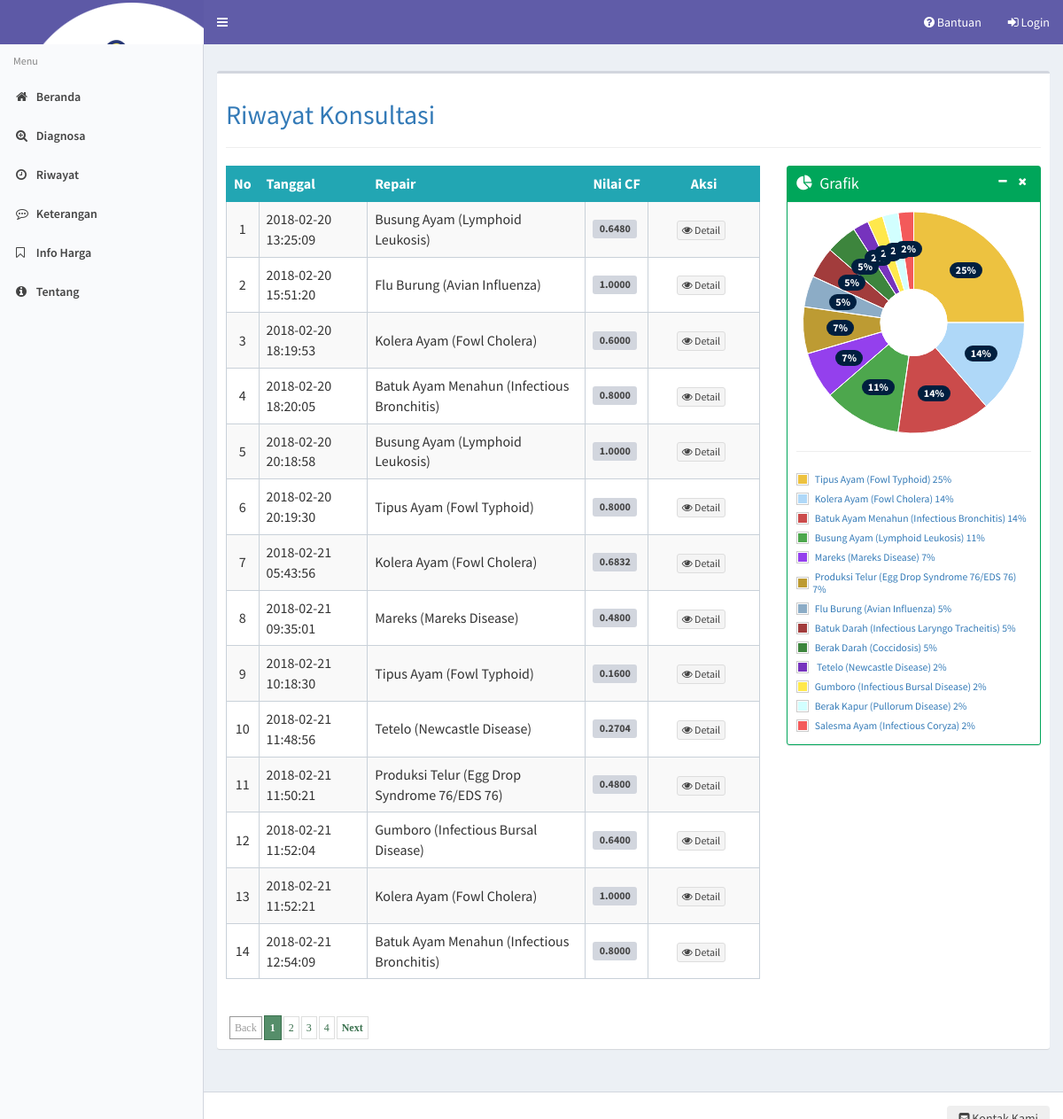
/riwayat, run on the app's committed database.
### tables this page shows
CREATE TABLE `hasil` (
  `id_hasil` int(11) NOT NULL,
  `tanggal` varchar(50) NOT NULL DEFAULT '0',
  `repair` text NOT NULL,
  `incident` text NOT NULL,
  `hasil_id` int(11) NOT NULL,
  `hasil_nilai` varchar(16) NOT NULL
);

### modul/riwayat/riwayat.php (the view, shortened to what this page needs)
<h2 class='text text-primary'>Riwayat Konsultasi</h2>
<hr>
<?php
switch ($_GET['act'] ?? '') {
    default:
        $offset = $_GET['offset'] ?? 0;
        $limit = 15;
        $sqlpkt = mysqli_query($conn,"SELECT * FROM repair order by kode_repair+0");
        while ($rpkt = mysqli_fetch_array($sqlpkt)) {
            $arpkt[$rpkt['kode_repair']] = $rpkt['nama_repair'];
        }
        $tampil = mysqli_query($conn,"SELECT * FROM hasil ORDER BY id_hasil");
        $baris = mysqli_num_rows($tampil);
        if ($baris > 0) {
            echo"<div class='row'><div class='col-md-8'><table class='table table-bordered table-striped riwayat' style='overflow-x=auto' cellpadding='0' cellspacing='0'>
          <thead>
            <tr>
              <th>No</th>
              <th>Tanggal</th>
              <th>Repair</th>
              <th nowrap>Nilai CF</th>
              <th width='21%' class='text-center'>Aksi</th>
            </tr>
          </thead>
		  <tbody>
		  ";
            $hasil = mysqli_query($conn,"SELECT * FROM hasil ORDER BY id_hasil limit $offset,$limit");
            $no = 1 + $offset;
            $counter = 1;
            while ($r = mysqli_fetch_array($hasil)) {
              if ($r['hasil_id'] > 0){
                if ($counter % 2 == 0)
                    $warna = "dark";
                else
                    $warna = "light";
                echo "<tr class='" . $warna . "'>
			 <td align=center>$no</td>
			 <td>$r[tanggal]</td>
			 <td>" . $arpkt[$r['hasil_id']] . "</td>
			 <td><span class='label label-default'>" . $r['hasil_nilai'] . "</span></td>
			 <td align=center>
			 <a type='button' class='btn btn-default btn-xs' target='_blank' href=riwayat-detail/$r[id_hasil]><i class='fa fa-eye' aria-hidden='true'></i> Detail </a> &nbsp;
	         </td></tr>";
                $no++;
                $counter++;
            }
            }
            echo "</tbody></table></div>";
            ?>
            <div class="col-md-4">
              <div class="box box-success box-solid">
                <div class="box-header with-border">
                  <i class="fa fa-pie-chart"></i>
                  <h3 class="box-title">Grafik</h3>
                  <div class="box-tools pull-right">
                    <button type="button" class="btn btn-box-tool" data-widget="collapse"><i class="fa fa-minus"></i>
                    </button>
                    <button type="button" class="btn btn-box-tool" data-widget="remove"><i class="fa fa-times"></i></button>
                  </div>
                </div>
                <div class="box-body">
                  <div id="donut-chart" class="chart" style="width:100%;height:250px;"></div>
                  <hr>
                  <div id="legend-container"></div>
                </div>
              </div>
            </div>
            <?php
            echo "</div><div class='col-md-12'><div class='row'><div class=paging>";
            if ($offset != 0) {
                $prevoffset = $offset - $limit;
                echo "<span class=prevnext> <a href=index.php?module=riwayat&offset=$prevoffset>Back</a></span>";
            } else {
                echo "<span class=disabled>Back</span>";
            }
            $halaman = intval($baris / $limit);
            if ($baris % $limit) {
                $halaman++;
            }
            for ($i = 1; $i <= $halaman; $i++) {
                $newoffset = $limit * ($i - 1);
                if ($offset != $newoffset) {
                    echo "<a href=index.php?module=riwayat&offset=$newoffset>$i</a>";
                } else {
                    echo "<span class=current>" . $i . "</span>";
                }
            }
            if (!(($offset / $limit) + 1 == $halaman) && $halaman != 1) {
                $newoffset = $offset + $limit;
                echo "<span class=prevnext><a href=index.php?module=riwayat&offset=$newoffset>Next</a>";
            } else {
                echo "<span class=disabled>Next</span>";
            }
            echo "</div></div></div>";
        } else {
            echo "<br><b>Data Kosong !</b>";
        }
}
?>
<script>
    $(function () {
<?php
$hasilg = mysqli_query($conn,"SELECT hasil_id, count(hasil_id) jlh_id FROM hasil group by hasil_id ORDER BY jlh_id desc");
while ($rg = mysqli_fetch_array($hasilg)) {
  if ($rg['hasil_id'] > 0) {
    $arr[] = array('label' => '&nbsp;' . $arpkt[$rg['hasil_id']], 'data' => array(array('Repair ' . $rg['hasil_id'], $rg['jlh_id'])));
  }
}
?>
      var donutData = <?php echo json_encode($arr); ?>
//      var donutData = [
//        {label: 'Series2', data: 30, color: '#3c8dbc'},
//        {label: 'Series3', data: 20, color: '#0073b7'},
//        {label: 'Series4', data: 50, color: '#00c0ef'}
//      ]
      function legendFormatter(label, series) {
        return '<div class="text text-primary margin4">' + label + ' ' + Math.round(series.percent) + '%';
      };
      $.plot('#donut-chart', donutData, {
        series: {
          pie: {
            show: true,
            radius: 1,
            innerRadius: 0.3,
            label: {
              show: true,
              radius: 2/3,
              formatter: function (label, series) {
                return '<div class="badge bg-navy color-pallete">' + Math.round(series.percent) + '%</div>';
              },
              threshold: 0.01
            }
          }
        },
        legend: {
          show: true,
          container: $("#legend-container"),
          labelFormatter: legendFormatter,
        }
      })
      /*
       * END DONUT CHART
       */
    })
    /*
     * Custom Label formatter
     * ----------------------
     */
    function labelFormatter(label, series) {
      return '<div style="font-size:13px; text-align:center; padding:2px; color: #fff; font-weight: 600;">'
              + label
              + '<br>'
              + Math.round(series.percent) + '%</div>'
    }
</script>

### css/paging.css (style rules this page uses)
div.paging { padding:2px; margin:2px; text-align:left; font-family:Tahoma; font-size:12px; }
div.paging a { padding:5px 5px 5px 5px; margin-right:2px; border:1px solid #DEDFDE; text-decoration:none; color:#3a714e; }
div.paging span.current { padding:6px 6px 6px 6px; margin-right:2px; border:1px solid #3a714e; font-weight:bold; background-color:#558e6a; color:#FFFFFF; }
div.paging span.disabled { padding:5px 5px 5px 5px; margin-right:2px; border:1px solid #999999; color:#999999; }
div.paging span.prevnext { font-weight:bold; }

### css/style.css (style rules this page uses)
table.riwayat th { background-color: #22a6b3; color: #fff; }
table.riwayat { border: 1px solid #22a6b3; }
table.table-bordered.riwayat th { border: 1px solid #22a6b3; }
table.table-bordered.riwayat td { border: 1px solid #c9d1d9; vertical-align: middle; }
div.paging { margin-top: 25px; }

### data on the page
hasil: tanggal "2018-02-20 13:25:09", hasil "Busung Ayam (Lymphoid Leukosis)", hasil_nilai "0.6480"
hasil: tanggal "2018-02-20 15:51:20", hasil "Flu Burung (Avian Influenza)", hasil_nilai "1.0000"
hasil: tanggal "2018-02-20 18:19:53", hasil "Kolera Ayam (Fowl Cholera)", hasil_nilai "0.6000"
hasil: tanggal "2018-02-20 18:20:05", hasil "Batuk Ayam Menahun (Infectious Bronchitis)", hasil_nilai "0.8000"
hasil: tanggal "2018-02-20 20:18:58", hasil "Busung Ayam (Lymphoid Leukosis)", hasil_nilai "1.0000"
hasil: tanggal "2018-02-20 20:19:30", hasil "Tipus Ayam (Fowl Typhoid)", hasil_nilai "0.8000"
hasil: tanggal "2018-02-21 05:43:56", hasil "Kolera Ayam (Fowl Cholera)", hasil_nilai "0.6832"
hasil: tanggal "2018-02-21 09:35:01", hasil "Mareks (Mareks Disease)", hasil_nilai "0.4800"
hasil: tanggal "2018-02-21 10:18:30", hasil "Tipus Ayam (Fowl Typhoid)", hasil_nilai "0.1600"
hasil: tanggal "2018-02-21 11:48:56", hasil "Tetelo (Newcastle Disease)", hasil_nilai "0.2704"
hasil: tanggal "2018-02-21 11:50:21", hasil "Produksi Telur (Egg Drop Syndrome 76/EDS 76)", hasil_nilai "0.4800"
hasil: tanggal "2018-02-21 11:52:04", hasil "Gumboro (Infectious Bursal Disease)", hasil_nilai "0.6400"
hasil: tanggal "2018-02-21 11:52:21", hasil "Kolera Ayam (Fowl Cholera)", hasil_nilai "1.0000"
hasil: tanggal "2018-02-21 12:54:09", hasil "Batuk Ayam Menahun (Infectious Bronchitis)", hasil_nilai "0.8000"
